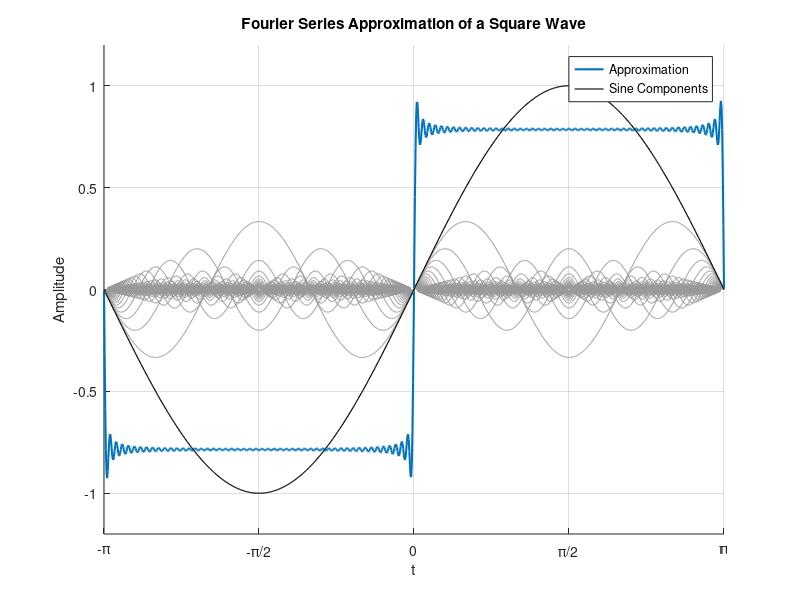

Write MATLAB code to recreate this figure. (Note: this script raises an error after producing the figure.)
% SPDX-License-Identifier: GPL-3.0-or-later
%
% hw5_plottingSchemingEven.m -- ECE210: MATLAB Seminar
% Copyright (C) 2025 Abhijeet Khirdekar <akhirdekar144@gmail.com>

clc;

%% 1.

% Formula:
%   a_n = 2n + 1,
%   s(t) = sum_{n=0 to i} [sin(a_n * t) / a_n], for t in [-π, π].

numTerms = 50;                     % Number of terms in the sum
nValues = 0:numTerms;              % Index set from 0 to 50
aVec = 2 * nValues + 1;            % Generate a_n = 2n + 1

tPoints = linspace(-pi, pi, 1000);  % 1000 points from -π to π
% Create a matrix of sine components, each row is sin(a_n * tPoints) / a_n

allTerms = sin(aVec.' .* tPoints) ./ aVec.';

% Sum over each row to get the approximation
squareApprox = sum(allTerms, 1);

figure('Name','Square Wave Approximation'); 
hold on;

% Plot the summed approximation, give it a legend entry
plot(tPoints, squareApprox, 'LineWidth', 1.5, 'DisplayName','Approximation');

% Plot all sine components but hide them from the legend
hAll = plot(tPoints, allTerms, 'Color',[0.6 0.6 0.6]);
set(hAll, 'HandleVisibility','off');

% Add one representative line for "Sine Components" in the legend
plot(tPoints, allTerms(1,:), 'LineWidth', 0.8, 'Color','k', ...
     'DisplayName','Sine Components');

title('Fourier Series Approximation of a Square Wave');
xlabel('t');
ylabel('Amplitude');

% Adjust the x-axis ticks to show multiples of π
xlim([tPoints(1), tPoints(end)]);
xticks([-pi, -pi/2, 0, pi/2, pi]);
xticklabels({'-\pi', '-\pi/2', '0', '\pi/2', '\pi'});
ylim([-1.2, 1.2]);  % Slightly bigger range to see overshoot
grid on;
legend('Location','best');
hold off;


%% 2.

% Split data into two subplots:
%   Left subplot: the summed approximation only.
%   Right subplot: all the individual sin components.

figure('Name','Square Wave Subplots');
sgtitle('Fourier Series: Summed vs. Components');

% Left Subplot: Summation
subplot(1, 2, 1);
plot(tPoints, squareApprox, 'LineWidth', 1.5, 'Color','b');
title('Summed Approximation');
xlabel('t');
ylabel('Amplitude');
xlim([tPoints(1), tPoints(end)]);
xticks([-pi, -pi/2, 0, pi/2, pi]);
xticklabels({'-\pi', '-\pi/2', '0', '\pi/2', '\pi'});
ylim([-1.2, 1.2]);
grid on;

% Right Subplot: Individual Components
subplot(1, 2, 2);
plot(tPoints, allTerms);
title('Sine Components');
xlabel('t');
ylabel('Amplitude');
xlim([tPoints(1), tPoints(end)]);
xticks([-pi, -pi/2, 0, pi/2, pi]);
xticklabels({'-\pi', '-\pi/2', '0', '\pi/2', '\pi'});
ylim([-1.2, 1.2]);
grid on;


%% 3. 

% Surface Plot of z = x sin(x) - y cos(y)
% Create a mesh over [-2π, 2π] x [-2π, 2π].
% Then define Z = X.*sin(X) - Y.*cos(Y), and plot it with 'surf'.

nGrid = 64;  % Number of points in each dimension
xVals = linspace(-2*pi, 2*pi, nGrid);
yVals = linspace(-2*pi, 2*pi, nGrid);

[X, Y] = meshgrid(xVals, yVals);
Z = X .* sin(X) - Y .* cos(Y);  % Function definition

figure('Name','Surface Plot');
surf(X, Y, Z);
title('z = x sin(x) - y cos(y)');
xlabel('x');
ylabel('y');
zlabel('z');
shading interp;  % Smooth shading for better visualization
colormap jet;
colorbar;


%% Extra: Plot the MATLAB Logo
% MATLAB function "membrane" reproduces a surface resembling the MATLAB logo. 

figure('Name','MATLAB Logo');
logoData = membrane(1, 25);   % Generate a membrane-based surface
surf(logoData);
title('MATLAB Logo');
axis tight;
shading interp;
colormap parula;
colorbar;
